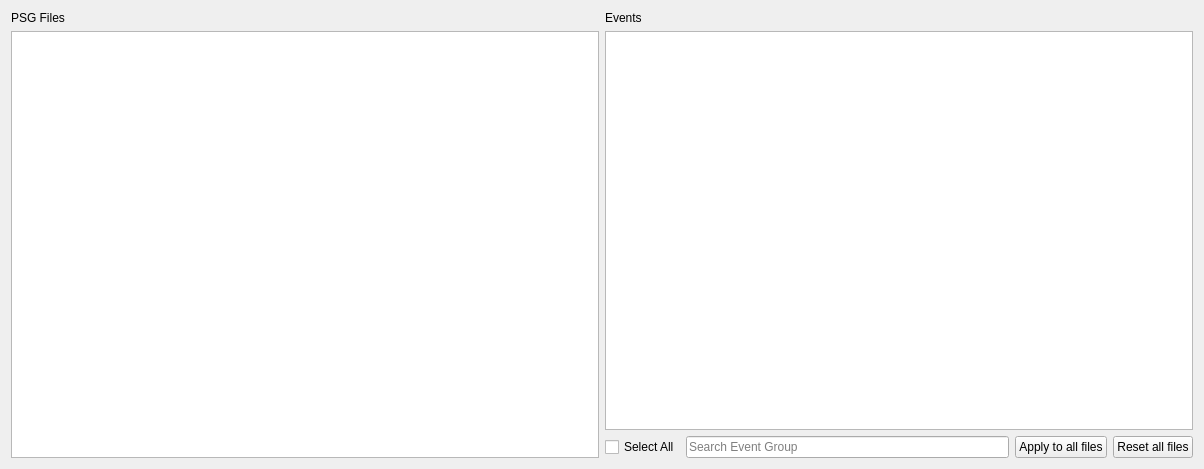
<ui version="4.0">
 <class>StadeSelection</class>
 <widget class="QWidget" name="StadeSelection">
  <property name="geometry">
   <rect>
    <x>0</x>
    <y>0</y>
    <width>1204</width>
    <height>469</height>
   </rect>
  </property>
  <property name="windowTitle">
   <string>Form</string>
  </property>
  <layout class="QHBoxLayout" name="horizontalLayout_2">
   <item>
    <layout class="QVBoxLayout" name="verticalLayout">
     <item>
      <widget class="QLabel" name="label">
       <property name="text">
        <string>PSG Files</string>
       </property>
      </widget>
     </item>
     <item>
      <widget class="QListView" name="file_listview" />
     </item>
    </layout>
   </item>
   <item>
    <layout class="QVBoxLayout" name="verticalLayout_2">
     <item>
      <widget class="QLabel" name="label_2">
       <property name="text">
        <string>Events</string>
       </property>
      </widget>
     </item>
     <item>
      <widget class="QListView" name="event_treeview">
       <property name="editTriggers">
        <set>QAbstractItemView::NoEditTriggers</set>
       </property>
       <property name="selectionMode">
        <enum>QAbstractItemView::NoSelection</enum>
       </property>
       <property name="selectionBehavior">
        <enum>QAbstractItemView::SelectItems</enum>
       </property>
      </widget>
     </item>
     <item>
      <layout class="QHBoxLayout" name="horizontalLayout">
       <item>
        <widget class="QCheckBox" name="select_all_checkBox">
         <property name="text">
          <string>Select All</string>
         </property>
        </widget>
       </item>
       <item>
        <widget class="QLineEdit" name="search_lineEdit">
         <property name="text">
          <string />
         </property>
         <property name="placeholderText">
          <string>Search Event Group</string>
         </property>
        </widget>
       </item>
       <item>
        <widget class="QPushButton" name="apply_all_pushButton">
         <property name="text">
          <string>Apply to all files</string>
         </property>
        </widget>
       </item>
       <item>
        <widget class="QPushButton" name="reset_all_files_pushButton">
         <property name="text">
          <string>Reset all files</string>
         </property>
        </widget>
       </item>
      </layout>
     </item>
    </layout>
   </item>
  </layout>
 </widget>
 <resources><include location="../../../../../snooz-toolbox/src/main/python/ui/themes/themes.qrc" /></resources>
 <connections>
  <connection>
   <sender>file_listview</sender>
   <signal>clicked(QModelIndex)</signal>
   <receiver>StadeSelection</receiver>
   <slot>on_file_selected()</slot>
   <hints>
    <hint type="sourcelabel">
     <x>109</x>
     <y>177</y>
    </hint>
    <hint type="destinationlabel">
     <x>213</x>
     <y>177</y>
    </hint>
   </hints>
  </connection>
  <connection>
   <sender>apply_all_pushButton</sender>
   <signal>clicked()</signal>
   <receiver>StadeSelection</receiver>
   <slot>on_apply_to_all_files()</slot>
   <hints>
    <hint type="sourcelabel">
     <x>411</x>
     <y>280</y>
    </hint>
    <hint type="destinationlabel">
     <x>240</x>
     <y>164</y>
    </hint>
   </hints>
  </connection>
  <connection>
   <sender>select_all_checkBox</sender>
   <signal>stateChanged(int)</signal>
   <receiver>StadeSelection</receiver>
   <slot>on_select_all_groups()</slot>
   <hints>
    <hint type="sourcelabel">
     <x>287</x>
     <y>280</y>
    </hint>
    <hint type="destinationlabel">
     <x>240</x>
     <y>164</y>
    </hint>
   </hints>
  </connection>
  <connection>
   <sender>reset_all_files_pushButton</sender>
   <signal>clicked()</signal>
   <receiver>StadeSelection</receiver>
   <slot>on_reset_all_files()</slot>
   <hints>
    <hint type="sourcelabel">
     <x>541</x>
     <y>404</y>
    </hint>
    <hint type="destinationlabel">
     <x>298</x>
     <y>226</y>
    </hint>
   </hints>
  </connection>
  <connection>
   <sender>search_lineEdit</sender>
   <signal>textEdited(QString)</signal>
   <receiver>StadeSelection</receiver>
   <slot>search_pattern_slot()</slot>
   <hints>
    <hint type="sourcelabel">
     <x>833</x>
     <y>416</y>
    </hint>
    <hint type="destinationlabel">
     <x>601</x>
     <y>234</y>
    </hint>
   </hints>
  </connection>
 </connections>
 <slots>
  <slot>on_file_selected()</slot>
  <slot>on_event_selected()</slot>
  <slot>on_select_all_groups()</slot>
  <slot>on_apply_to_all_files()</slot>
  <slot>on_reset_all_files()</slot>
  <slot>search_pattern_slot()</slot>
 </slots>
</ui>
